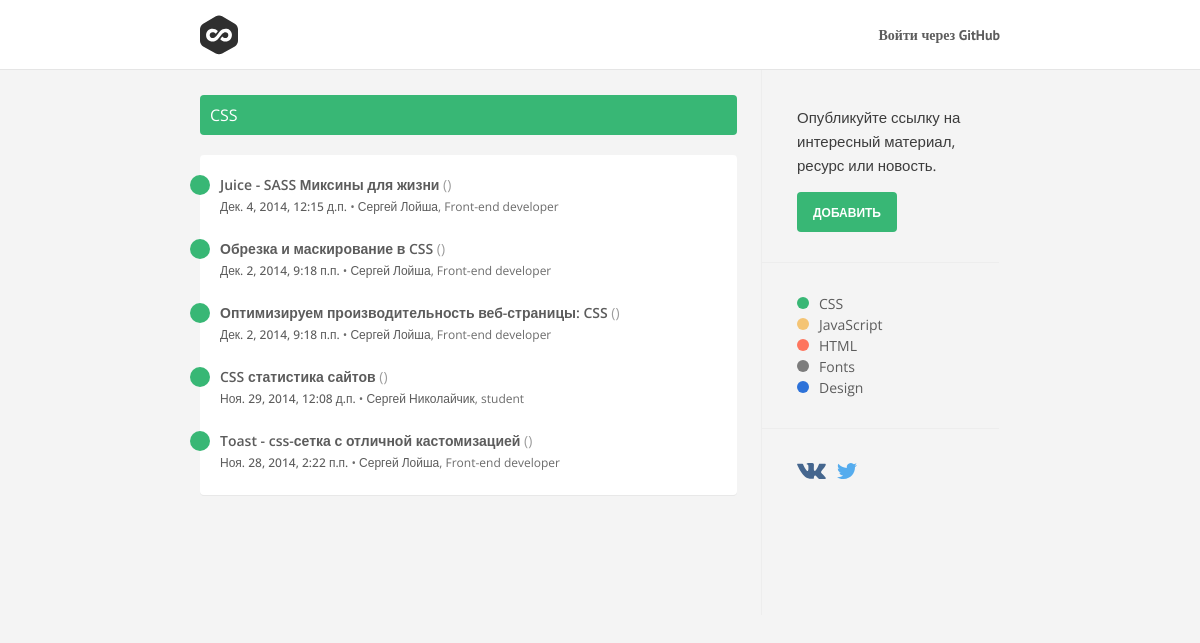
/category/css, run on the app's committed database.
### link/models.py (models this page shows, shortened)
class Category(models.Model):
    class Meta():
        verbose_name = "Категория"
        verbose_name_plural = "Категории"
    category_title = models.CharField(max_length=250)
    category_slug = models.SlugField(unique=True)
    def __unicode__(self):
        return self.category_title
    @permalink
    def get_absolute_url(self):
        return ('view_link_category', None, { 'slug': self.category_slug })

class Link(models.Model):
    class Meta():
        verbose_name = "Ссылка"
        verbose_name_plural = "Ссылки"
    link_title = models.CharField(max_length=250)
    link_slug = models.SlugField(max_length=250)
    link_url = models.URLField()
    link_category = models.ForeignKey('link.Category', default=lambda: Category.objects.get(id=1))
    link_author = models.ForeignKey(User, default=1)
    link_created = models.DateTimeField(auto_now=True)
    @property
    def domain(self):
        return urlparse(self.link_url).netloc
    @permalink
    def get_absolute_url(self):
        return ('view_link', None, { 'id': self.id })
    @permalink
    def get_redirect_url(self):
        return ('redirect_link', None, { 'id': self.id })

### userprofile/models.py (models this page shows, shortened)
class UserProfile(models.Model):
    user = models.OneToOneField(User)
    post = models.CharField(max_length=250, verbose_name='Должность', blank=True)
    @permalink
    def get_absolute_url(self):
        return ('view_user', None, { 'id': self.user.id })
    class Meta:
        verbose_name = 'Профиль'
        verbose_name_plural = 'Профили'

### link/views.py (the view)
# urls.py: url(r'^category/(?P<slug>[^\.]+)', 'link.views.view_link_category', name='view_link_category'),
def view_link_category(request, slug):
	category = get_object_or_404(Category, category_slug=slug)
	links_list = Link.objects.filter(link_category=category).all().order_by('-link_created')
	paginator = Paginator(links_list, 25)
	page = request.GET.get('page')
	try:
		links = paginator.page(page)
	except PageNotAnInteger:
		links = paginator.page(1)
	except EmptyPage:
		links = paginator.page(paginator.num_pages)
	return render(request, 'view_category.html', {
		'categories': Category.objects.all(),
		'category': category,
		'links': links
	})

### templates/view_category.html (shortened to what this page needs)
{% extends "base.html" %}
{% block content_main %}
	{% if links.number == 1 %}
		<div class="category-head {{category.category_slug}}">
			<h3>{{ category }}</h3>
		</div>
	{% endif %}
	{% include "includes/links_block.html" %}
{% endblock content_main %}

### templates/base.html (shortened to what this page needs)
<!DOCTYPE html>
<html lang="en">
<head>
	{% load staticfiles %}
	<link rel="stylesheet" href="{% static 'css/style.css' %}">
</head>
<body>
		<div id="header">
			<div class="header-wrapper clearfix">
				<a href="/" target="_self" class="logo">Lkd</a>
				<ul class="account">
				{% if user.is_authenticated %}
					<li><a href="">Аккаунт <sup>{{ user.username }}</sup></a></li>
					<li><a href="{% url 'logout' %}" class="btn btn-green">Выйти</a></li>
				{% else %}
					<li><a href="{% url 'socialauth_begin' 'github' %}">Войти через GitHub</a></li>
				{% endif %}
				</ul>
			</div>
		</div>
		<div class="container">
			<div class="content-main">
			{% block content_main %}
			{% endblock content_main %}
			</div>
			{% block content_sidebar %}
			<div class="content-sidebar">
				{% block content_sidebar_link %}
				<div class="content-section first">
					<p>Опубликуйте ссылку на интересный материал, ресурс или новость.</p>
					<a href="{% url 'new' %}" class="btn btn-green"><span>Добавить</span></a>
				</div>
				{% endblock content_sidebar_link %}
				{% block content_sidebar_categories %}
				<div class="content-section">
					{% if categories %}
					<div class="categories-list">
					{% for category in categories %}
						<a href="{{ category.get_absolute_url }}"><i class="circle {{ category.category_slug }}"></i>{{ category }}</a>
					{% endfor %}
					</div>
					{% endif %}
				</div>
				{% endblock content_sidebar_categories %}
				{% block content_sidebar_social %}
					<div class="content-section">
						<a href="{{ SITE_VK_URL }}" class="social vk" target="_blank"></a>
						<a href="{{ SITE_TW_URL }}" class="social tw" target="_blank"></a>
					</div>
				{% endblock content_sidebar_social %}
			</div>
			{% endblock content_sidebar %}
		</div>
</body>
</html>

### templates/includes/links_block.html (shortened to what this page needs)
{% if links %}
{% load pytils_dt %}
<div class="links">
	<ul>
	{% for link in links %}
		<li>
			<a href="{{ link.get_redirect_url }}" target="_blank">
				<div class="badge {{ link.link_category.category_slug }}"></div>
				{{ link.link_title }} <span>({{link.domain}})</span>
			</a>
			<p>
				<time datetime="{{link.link_created|date:'Y-m-d H:s'}}">
					<a href="{{ link.get_absolute_url }}">{{ link.link_created|distance_of_time }}</a>
				</time> &bull; <span><a href="{{ link.link_author.userprofile.get_absolute_url }}">{{ link.link_author.first_name }} {{ link.link_author.last_name }}</a>, {{ link.link_author.userprofile.post }}</span>
			</p>
		</li>
	{% endfor %}
	</ul>
</div>
{% endif %}

### data on the page
Category: category_title "CSS"
Link: link_title "Juice - SASS Миксины для жизни", link_created|distance_of_time "Дек. 4, 2014, 12:15 д.п.", link_author.first_name "Сергей", link_author.last_name "Лойша", link_author.userprofile.post "Front-end developer"
Link: link_title "Обрезка и маскирование в CSS", link_created|distance_of_time "Дек. 2, 2014, 9:18 п.п.", link_author.first_name "Сергей", link_author.last_name "Лойша", link_author.userprofile.post "Front-end developer"
Link: link_title "Оптимизируем производительность веб-страницы: CSS", link_created|distance_of_time "Дек. 2, 2014, 9:18 п.п.", link_author.first_name "Сергей", link_author.last_name "Лойша", link_author.userprofile.post "Front-end developer"
Link: link_title "CSS статистика сайтов", link_created|distance_of_time "Ноя. 29, 2014, 12:08 д.п.", link_author.first_name "Сергей", link_author.last_name "Николайчик", link_author.userprofile.post "student"
Link: link_title "Toast - css-сетка с отличной кастомизацией", link_created|distance_of_time "Ноя. 28, 2014, 2:22 п.п.", link_author.first_name "Сергей", link_author.last_name "Лойша", link_author.userprofile.post "Front-end developer"
Category: category_title "JavaScript"
Category: category_title "HTML"
Category: category_title "Fonts"
Category: category_title "Design"
